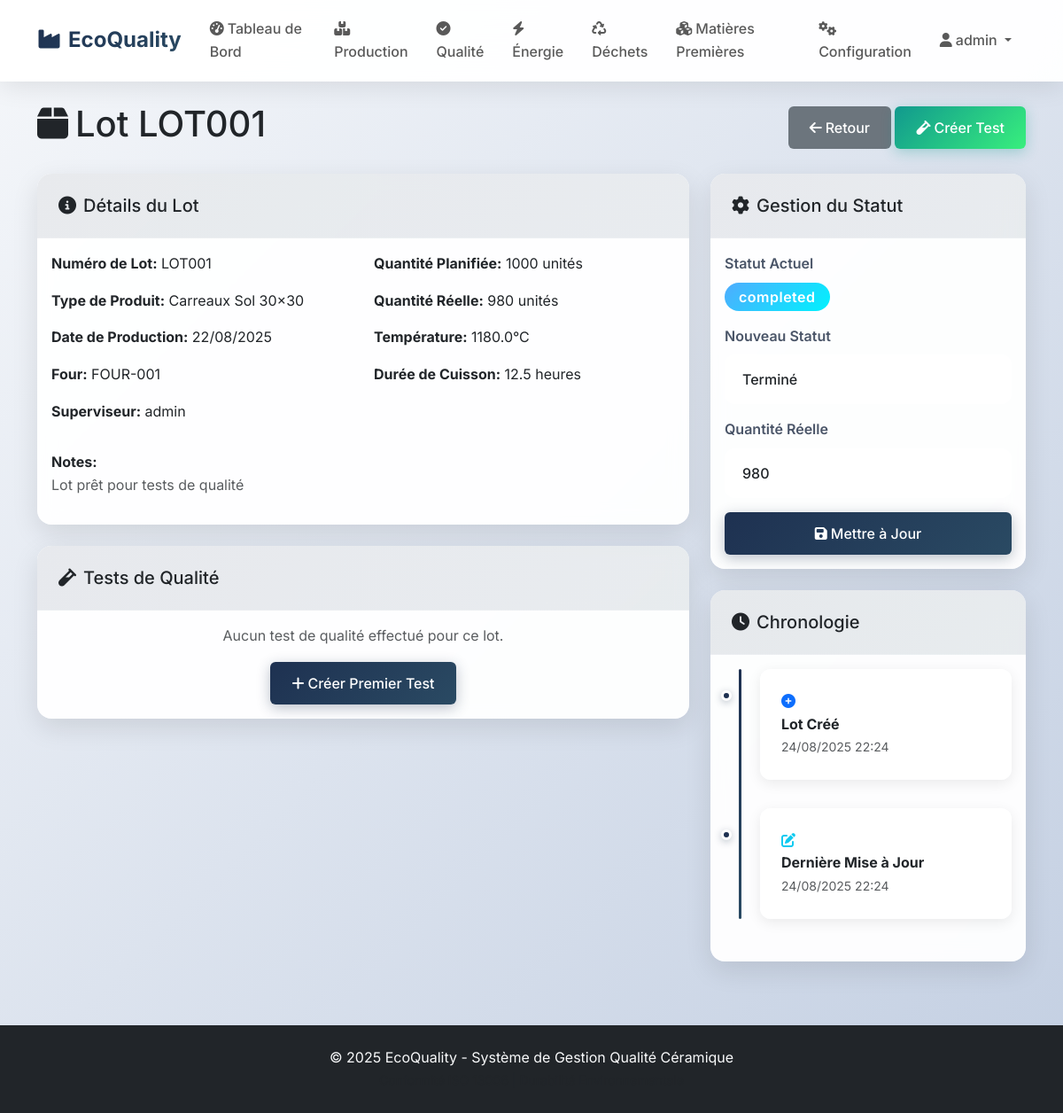
Page /production/2 (signed in) on the committed database.
### models.py (models this page shows, shortened)
class User(UserMixin, db.Model):
    id = db.Column(db.Integer, primary_key=True)
    username = db.Column(db.String(64), unique=True, nullable=False)
    email = db.Column(db.String(120), unique=True, nullable=False)
    password_hash = db.Column(db.String(256), nullable=False)
    role = db.Column(db.String(50), nullable=False, default='Operator')
    created_at = db.Column(db.DateTime, default=datetime.utcnow)
    is_active = db.Column(db.Boolean, default=True)

class ProductionBatch(db.Model):
    id = db.Column(db.Integer, primary_key=True)
    lot_number = db.Column(db.String(50), unique=True, nullable=False)
    product_type = db.Column(db.String(100), nullable=False)
    planned_quantity = db.Column(db.Integer, nullable=False)
    actual_quantity = db.Column(db.Integer, default=0)
    production_date = db.Column(db.Date, nullable=False)
    kiln_number = db.Column(db.String(20), nullable=False)
    kiln_temperature = db.Column(db.Float)
    firing_duration = db.Column(db.Float)
    status = db.Column(db.String(20), default='planned')  # planned, in_progress, completed, approved, rejected
    supervisor_id = db.Column(db.Integer, db.ForeignKey('user.id'))
    created_at = db.Column(db.DateTime, default=datetime.utcnow)
    updated_at = db.Column(db.DateTime, default=datetime.utcnow, onupdate=datetime.utcnow)
    notes = db.Column(db.Text)
    supervisor = db.relationship('User', backref='supervised_batches')

### routes.py (the view)
@app.route('/production/<int:batch_id>')
@login_required
def view_batch(batch_id):
    batch = ProductionBatch.query.get_or_404(batch_id)
    return render_template('production/view_batch.html', batch=batch)

### templates/production/view_batch.html (shortened to what this page needs)
{% extends "base.html" %}
{% block content %}
<div class="container py-4">
    <div class="d-flex justify-content-between align-items-center mb-4">
        <h1><i class="fas fa-box me-2"></i>Lot {{ batch.lot_number }}</h1>
        <div>
            <a href="{{ url_for('production_index') }}" class="btn btn-secondary">
                <i class="fas fa-arrow-left me-1"></i>Retour
            </a>
            {% if batch.status == 'completed' %}
                <a href="{{ url_for('create_test') }}?batch_id={{ batch.id }}" class="btn btn-success">
                    <i class="fas fa-vial me-1"></i>Créer Test
                </a>
            {% endif %}
        </div>
    </div>
    <div class="row">
        <div class="col-md-8">
            <div class="card mb-4">
                <div class="card-header">
                    <h5 class="mb-0"><i class="fas fa-info-circle me-2"></i>Détails du Lot</h5>
                </div>
                <div class="card-body">
                    <div class="row">
                        <div class="col-md-6">
                            <p><strong>Numéro de Lot:</strong> {{ batch.lot_number }}</p>
                            <p><strong>Type de Produit:</strong> {{ batch.product_type }}</p>
                            <p><strong>Date de Production:</strong> {{ batch.production_date.strftime('%d/%m/%Y') }}</p>
                            <p><strong>Four:</strong> {{ batch.kiln_number }}</p>
                            {% if batch.supervisor %}
                                <p><strong>Superviseur:</strong> {{ batch.supervisor.username }}</p>
                            {% endif %}
                        </div>
                        <div class="col-md-6">
                            <p><strong>Quantité Planifiée:</strong> {{ batch.planned_quantity }} unités</p>
                            <p><strong>Quantité Réelle:</strong> {{ batch.actual_quantity or 0 }} unités</p>
                            {% if batch.kiln_temperature %}
                                <p><strong>Température:</strong> {{ batch.kiln_temperature }}°C</p>
                            {% endif %}
                            {% if batch.firing_duration %}
                                <p><strong>Durée de Cuisson:</strong> {{ batch.firing_duration }} heures</p>
                            {% endif %}
                        </div>
                    </div>
                    {% if batch.notes %}
                        <div class="mt-3">
                            <strong>Notes:</strong>
                            <p class="text-muted">{{ batch.notes }}</p>
                        </div>
                    {% endif %}
                </div>
            </div>
            <div class="card">
                <div class="card-header">
                    <h5 class="mb-0"><i class="fas fa-vial me-2"></i>Tests de Qualité</h5>
                </div>
                <div class="card-body">
                    {% if batch.quality_tests %}
                        <div class="table-responsive">
                            <table class="table table-hover">
                                <thead>
                                    <tr>
                                        <th>Type de Test</th>
                                        <th>Date</th>
                                        <th>Technicien</th>
                                        <th>Résultat</th>
                                        <th>Actions</th>
                                    </tr>
                                </thead>
                                <tbody>
                                    {% for test in batch.quality_tests %}
                                        <tr>
                                            <td>{{ test.test_type }}</td>
                                            <td>{{ test.test_date.strftime('%d/%m/%Y') }}</td>
                                            <td>{{ test.technician.username }}</td>
                                            <td>
                                                <span class="badge bg-{% if test.result == 'pass' %}success{% else %}danger{% endif %}">
                                                    {{ test.result }}
                                                </span>
                                            </td>
                                            <td>
                                                <a href="{{ url_for('view_test', test_id=test.id) }}" class="btn btn-sm btn-outline-primary">
                                                    <i class="fas fa-eye"></i>
                                                </a>
                                            </td>
                                        </tr>
                                    {% endfor %}
                                </tbody>
                            </table>
                        </div>
                    {% else %}
                        <p class="text-muted text-center">Aucun test de qualité effectué pour ce lot.</p>
                        {% if batch.status == 'completed' %}
                            <div class="text-center">
                                <a href="{{ url_for('create_test') }}?batch_id={{ batch.id }}" class="btn btn-primary">
                                    <i class="fas fa-plus me-1"></i>Créer Premier Test
                                </a>
                            </div>
                        {% endif %}
                    {% endif %}
                </div>
            </div>
        </div>
        <div class="col-md-4">
            <div class="card mb-4">
                <div class="card-header">
                    <h5 class="mb-0"><i class="fas fa-cog me-2"></i>Gestion du Statut</h5>
                </div>
                <div class="card-body">
                    <div class="mb-3">
                        <label class="form-label">Statut Actuel</label>
                        <div>
                            <span class="badge bg-{% if batch.status == 'approved' %}success{% elif batch.status == 'completed' %}info{% elif batch.status == 'in_progress' %}warning{% elif batch.status == 'rejected' %}danger{% else %}secondary{% endif %} fs-6">
                                {{ batch.status }}
                            </span>
                        </div>
                    </div>
                    <form method="POST" action="{{ url_for('update_batch_status', batch_id=batch.id) }}">
                        <div class="mb-3">
                            <label for="status" class="form-label">Nouveau Statut</label>
                            <select class="form-select" id="status" name="status" required>
                                <option value="completed" {% if batch.status == 'completed' %}selected{% endif %}>Terminé</option>
                            </select>
                        </div>
                        <div class="mb-3">
                            <label for="actual_quantity" class="form-label">Quantité Réelle</label>
                            <input type="number" class="form-control" id="actual_quantity"
                                   name="actual_quantity" value="{{ batch.actual_quantity or '' }}" min="0">
                        </div>
                        <div class="d-grid">
                            <button type="submit" class="btn btn-primary">
                                <i class="fas fa-save me-1"></i>Mettre à Jour
                            </button>
                        </div>
                    </form>
                </div>
            </div>
            <div class="card">
                <div class="card-header">
                    <h5 class="mb-0"><i class="fas fa-clock me-2"></i>Chronologie</h5>
                </div>
                <div class="card-body">
                    <div class="timeline">
                        <div class="timeline-item">
                            <i class="fas fa-plus-circle text-primary"></i>
                            <div class="timeline-content">
                                <strong>Lot Créé</strong><br>
                                <small class="text-muted">{{ batch.created_at.strftime('%d/%m/%Y %H:%M') }}</small>
                            </div>
                        </div>
                        {% if batch.updated_at != batch.created_at %}
                            <div class="timeline-item">
                                <i class="fas fa-edit text-info"></i>
                                <div class="timeline-content">
                                    <strong>Dernière Mise à Jour</strong><br>
                                    <small class="text-muted">{{ batch.updated_at.strftime('%d/%m/%Y %H:%M') }}</small>
                                </div>
                            </div>
                        {% endif %}
                    </div>
                </div>
            </div>
        </div>
    </div>
</div>
{% endblock %}

### templates/base.html (shortened to what this page needs)
<!DOCTYPE html>
<html lang="fr">
<head>
    <link href="https://cdn.jsdelivr.net/npm/bootstrap@5.3.2/dist/css/bootstrap.min.css" rel="stylesheet">
    <link href="https://cdnjs.cloudflare.com/ajax/libs/font-awesome/6.4.0/css/all.min.css" rel="stylesheet">
    <link href="{{ url_for('static', filename='css/custom.css') }}" rel="stylesheet">
</head>
<body>
    {% if current_user.is_authenticated %}
    <nav class="navbar navbar-expand-lg navbar-light" style="background: rgba(255, 255, 255, 0.95); backdrop-filter: blur(20px); box-shadow: 0 4px 30px rgba(0, 0, 0, 0.1);">
        <div class="container">
            <a class="navbar-brand fw-bold" href="{{ url_for('dashboard') }}" style="font-size: 1.5rem; background: var(--primary-gradient); -webkit-background-clip: text; -webkit-text-fill-color: transparent; background-clip: text;">
                <i class="fas fa-industry me-2"></i>EcoQuality
            </a>
            <div class="collapse navbar-collapse" id="navbarNav">
                <ul class="navbar-nav me-auto">
                    <li class="nav-item">
                        <a class="nav-link" href="{{ url_for('dashboard') }}">
                            <i class="fas fa-tachometer-alt me-1"></i>Tableau de Bord
                        </a>
                    </li>
                    <li class="nav-item">
                        <a class="nav-link" href="{{ url_for('production_index') }}">
                            <i class="fas fa-boxes me-1"></i>Production
                        </a>
                    </li>
                    <li class="nav-item">
                        <a class="nav-link" href="{{ url_for('quality_index') }}">
                            <i class="fas fa-check-circle me-1"></i>Qualité
                        </a>
                    </li>
                    <li class="nav-item">
                        <a class="nav-link" href="{{ url_for('energy_index') }}">
                            <i class="fas fa-bolt me-1"></i>Énergie
                        </a>
                    </li>
                    <li class="nav-item">
                        <a class="nav-link" href="{{ url_for('waste_index') }}">
                            <i class="fas fa-recycle me-1"></i>Déchets
                        </a>
                    </li>
                    <li class="nav-item">
                        <a class="nav-link" href="{{ url_for('materials_index') }}">
                            <i class="fas fa-cubes me-1"></i>Matières Premières
                        </a>
                    </li>
                    <li class="nav-item">
                        <a class="nav-link" href="{{ url_for('config_index') }}">
                            <i class="fas fa-cogs me-1"></i>Configuration
                        </a>
                    </li>
                </ul>
                <ul class="navbar-nav">
                    <li class="nav-item dropdown">
                        <a class="nav-link dropdown-toggle" href="#" id="navbarDropdown" role="button" data-bs-toggle="dropdown">
                            <i class="fas fa-user me-1"></i>{{ current_user.username }}
                        </a>
                    </li>
                </ul>
            </div>
        </div>
    </nav>
    {% endif %}
    <main>
        {% block content %}{% endblock %}
    </main>
    <footer class="bg-dark text-light py-4 mt-5">
        <div class="container text-center">
            <p class="mb-0">&copy; 2025 EcoQuality - Système de Gestion Qualité Céramique</p>
            <small class="text-muted">Conformité ISO 13006 | Durabilité Environnementale</small>
        </div>
    </footer>
</body>
</html>

### rows in the picture
User: username "admin", supervisor.username "admin"
ProductionBatch: lot_number "LOT001", product_type "Carreaux Sol 30x30", production_date "22/08/2025", kiln_number "FOUR-001", planned_quantity "1000", actual_quantity "980", kiln_temperature "1180.0", firing_duration "12.5", notes "Lot prêt pour tests de qualité", status "completed", status "Terminé", created_at "24/08/2025 22:24", updated_at "24/08/2025 22:24"
